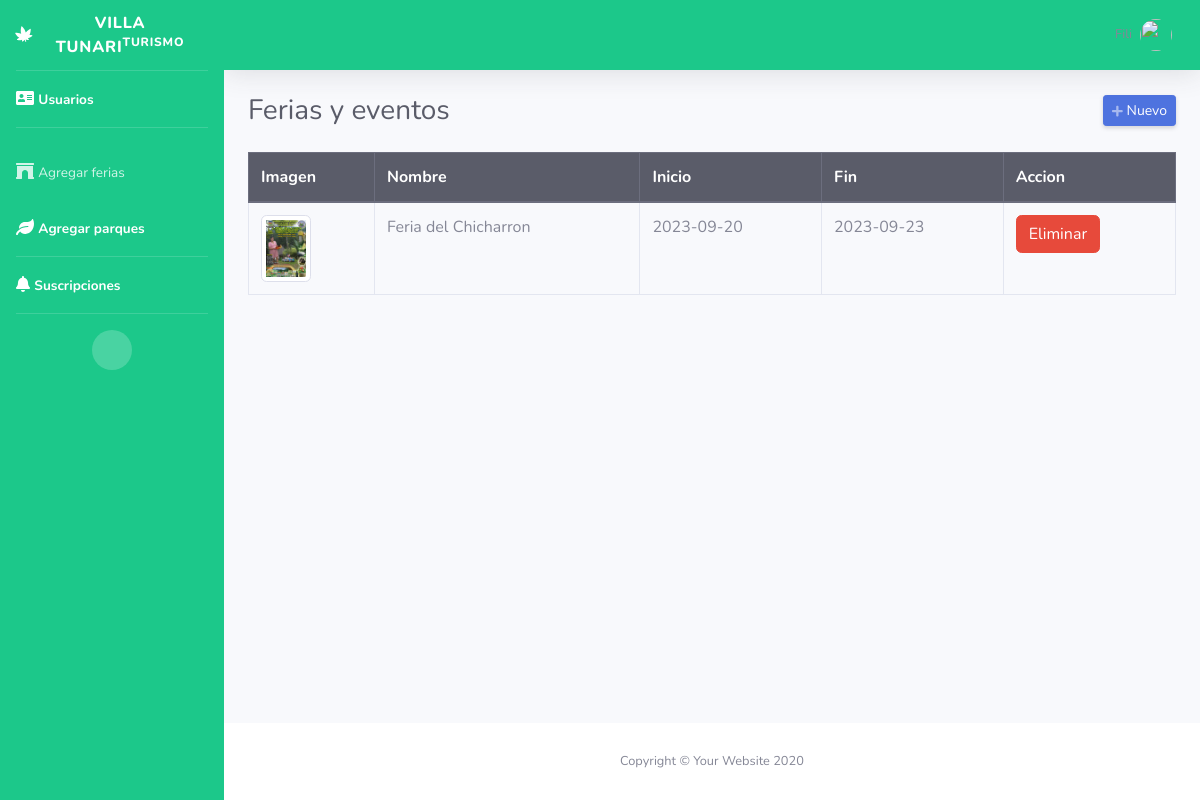
/admin/avisos.php (signed in), run on the app's committed database.
### tables this page shows
CREATE TABLE `ferias` (
  `id` int(11) NOT NULL,
  `nombre` varchar(50) NOT NULL,
  `descripcion` longtext NOT NULL,
  `inicio` date NOT NULL,
  `fin` date DEFAULT NULL,
  `ubicacion` longtext NOT NULL,
  `img1` varchar(50) NOT NULL,
  `img2` varchar(50) NOT NULL
);

### admin/avisos.php (the view, shortened to what this page needs)
<?php
require_once "../config/conexion.php";
include("includes/header.php"); ?>
<div class="d-sm-flex align-items-center justify-content-between mb-4">
    <h1 class="h3 mb-0 text-gray-800">Ferias y eventos</h1>
    <a href="#" class="d-none d-sm-inline-block btn btn-sm btn-primary shadow-sm" id="abrirProducto"><i
            class="fas fa-plus fa-sm text-white-50"></i> Nuevo</a>
</div>
<div class="row">
    <div class="col-md-12">
        <div class="table-responsive">
            <table class="table table-hover table-bordered" style="width: 100%;">
                <thead class="thead-dark">
                    <tr>
                        <th>Imagen</th>
                        <th>Nombre</th>
                        <th>Inicio</th>
                        <th>Fin</th>
                        <th>Accion</th>
                    </tr>
                </thead>
                <tbody>
                    <?php
                    $query = mysqli_query($conexion, "SELECT * FROM ferias");
                    while ($data = mysqli_fetch_assoc($query)) { ?>
                    <tr>
                        <td><img class="img-thumbnail" src="../assets/img/<?php echo $data['img1']; ?>" width="50"></td>
                        <td><?php echo $data['nombre']; ?></td>
                        <td><?php echo $data['inicio']; ?></td>
                        <td><?php echo $data['fin']; ?></td>
                        <td>
                            <form method="post" action="eliminar.php?accion=avi&id=<?php echo $data['id']; ?>"
                                class="d-inline eliminar">
                                <button class="btn btn-danger" type="submit">Eliminar</button>
                            </form>
                        </td>
                    </tr>
                    <?php } ?>
                </tbody>
            </table>
        </div>
    </div>
</div>
<?php include("includes/footer.php"); ?>

### data on the page
ferias: img1 (picture), nombre "Feria del Chicharron", inicio "2023-09-20", fin "2023-09-23"
